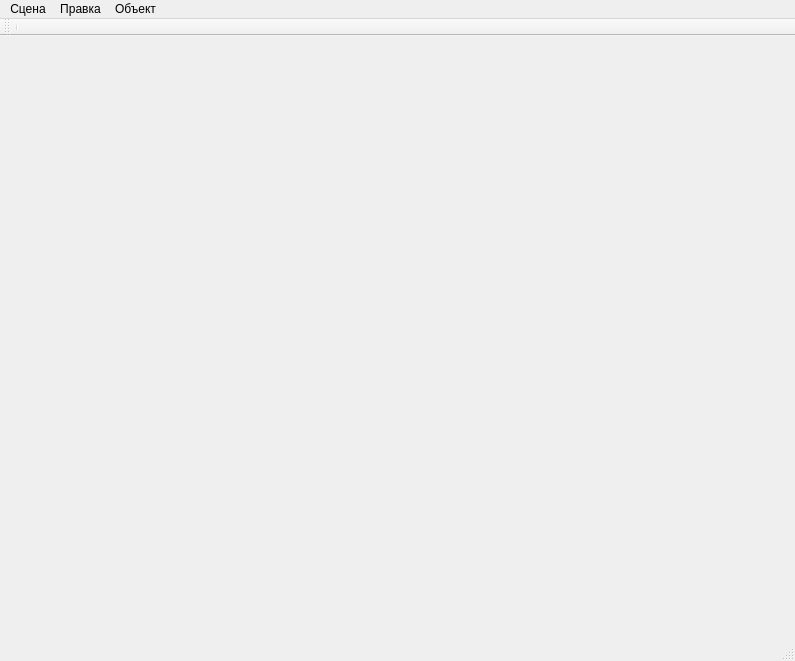
<?xml version="1.0" encoding="UTF-8"?>
<ui version="4.0">
 <class>MainWindowClass</class>
 <widget class="QMainWindow" name="MainWindowClass">
  <property name="geometry">
   <rect>
    <x>0</x>
    <y>0</y>
    <width>795</width>
    <height>661</height>
   </rect>
  </property>
  <property name="windowTitle">
   <string>MainWindow</string>
  </property>
  <widget class="QWidget" name="centralWidget">
   <layout class="QGridLayout" name="gridLayout">
    <property name="leftMargin">
     <number>0</number>
    </property>
    <property name="topMargin">
     <number>0</number>
    </property>
    <property name="rightMargin">
     <number>0</number>
    </property>
    <property name="bottomMargin">
     <number>0</number>
    </property>
    <property name="spacing">
     <number>0</number>
    </property>
    <item row="0" column="0">
     <widget class="QWidget" name="mainViewport" native="true"/>
    </item>
   </layout>
  </widget>
  <widget class="QMenuBar" name="menuBar">
   <property name="geometry">
    <rect>
     <x>0</x>
     <y>0</y>
     <width>795</width>
     <height>21</height>
    </rect>
   </property>
   <property name="defaultUp">
    <bool>false</bool>
   </property>
   <widget class="QMenu" name="menu">
    <property name="title">
     <string>Сцена</string>
    </property>
    <addaction name="sceneCreate"/>
    <addaction name="sceneLoad"/>
    <addaction name="sceneSave"/>
    <addaction name="separator"/>
    <addaction name="clearScene"/>
    <addaction name="separator"/>
    <addaction name="appExit"/>
   </widget>
   <widget class="QMenu" name="menu_2">
    <property name="title">
     <string>Правка</string>
    </property>
    <addaction name="action_4"/>
    <addaction name="action_5"/>
    <addaction name="separator"/>
    <addaction name="action_8"/>
    <addaction name="action_6"/>
   </widget>
   <widget class="QMenu" name="menu_3">
    <property name="title">
     <string>Объект</string>
    </property>
    <widget class="QMenu" name="menu_4">
     <property name="title">
      <string>Добавить...</string>
     </property>
     <addaction name="objHullModel"/>
     <addaction name="objCamera"/>
    </widget>
    <addaction name="menu_4"/>
    <addaction name="objLoad"/>
    <addaction name="objSave"/>
   </widget>
   <addaction name="menu"/>
   <addaction name="menu_2"/>
   <addaction name="menu_3"/>
  </widget>
  <widget class="QToolBar" name="mainToolBar">
   <attribute name="toolBarArea">
    <enum>TopToolBarArea</enum>
   </attribute>
   <attribute name="toolBarBreak">
    <bool>false</bool>
   </attribute>
   <addaction name="separator"/>
  </widget>
  <widget class="QStatusBar" name="statusBar"/>
  <action name="sceneCreate">
   <property name="text">
    <string>Создать новую</string>
   </property>
  </action>
  <action name="sceneLoad">
   <property name="text">
    <string>Загрузить</string>
   </property>
  </action>
  <action name="sceneSave">
   <property name="text">
    <string>Сохранить</string>
   </property>
  </action>
  <action name="action_4">
   <property name="text">
    <string>Отменить</string>
   </property>
  </action>
  <action name="action_5">
   <property name="text">
    <string>Повторить</string>
   </property>
  </action>
  <action name="action_6">
   <property name="text">
    <string>Снять выделение</string>
   </property>
  </action>
  <action name="action_8">
   <property name="text">
    <string>Выделить все</string>
   </property>
  </action>
  <action name="objHullModel">
   <property name="text">
    <string>Каркасный куб</string>
   </property>
  </action>
  <action name="objCamera">
   <property name="text">
    <string>Камеру</string>
   </property>
  </action>
  <action name="objLoad">
   <property name="text">
    <string>Загрузить</string>
   </property>
  </action>
  <action name="objSave">
   <property name="text">
    <string>Сохранить?</string>
   </property>
  </action>
  <action name="appExit">
   <property name="text">
    <string>Выйти</string>
   </property>
  </action>
  <action name="clearScene">
   <property name="text">
    <string>Очистить сцену</string>
   </property>
  </action>
 </widget>
 <layoutdefault spacing="6" margin="11"/>
 <resources>
  <include location="MainWindow.qrc"/>
 </resources>
 <connections/>
</ui>
